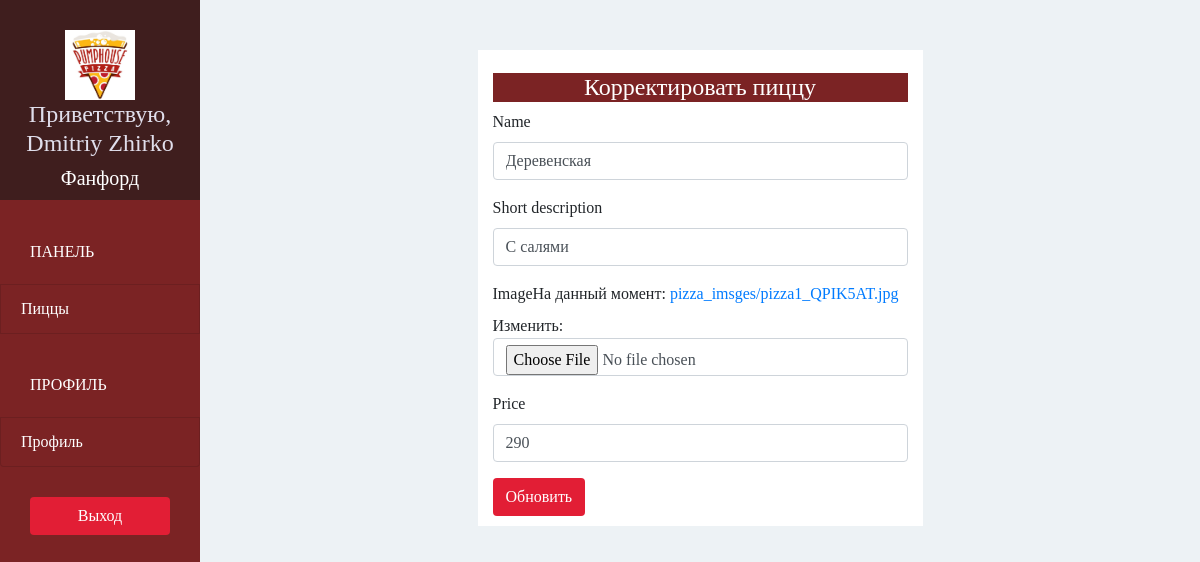
The app's page /pizzashop/pizza/edit/2/ (signed in) with its own data.
### pizzashop/models.py (models this page shows, shortened)
class PizzaShop(models.Model):
    owner = models.OneToOneField(User, on_delete=models.CASCADE, related_name='pizzashop')
    name = models.CharField(max_length=30, verbose_name='Имя')
    phone = models.CharField(max_length=30, verbose_name='Телефон')
    address = models.CharField(max_length=30, verbose_name='Адрес')
    logo = models.ImageField(upload_to='pizzashop_logo/', blank=False, verbose_name='Логотип:')

class Pizza(models.Model):
    pizzashop = models.ForeignKey(PizzaShop, on_delete=models.CASCADE)
    name = models.CharField(max_length=30,)
    short_description = models.CharField(max_length=100)
    image = models.ImageField(upload_to='pizza_imsges/', blank=False)
    price = models.IntegerField(default=0)

### pizzashop/views.py (the view)
# urls.py: re_path(r'^pizzashop/pizza/edit/(?P<pizza_id>\d+)/$', views.pizzashop_edit_pizza, name='pizzashop-edit-pizza'),
@login_required(login_url='/pizzashop/sign-in/')
def pizzashop_edit_pizza(request, pizza_id):
    form = PizzaForm(instance=Pizza.objects.get(id=pizza_id))
    if request.method == 'POST':
        form = PizzaForm(request.POST, request.FILES, instance=Pizza.objects.get(id=pizza_id))
        if form.is_valid():
            pizza = form.save()
            return redirect(pizzashop_pizza)
    return render(request, 'pizzashop/edit_pizza.html', context={'form': form})

### pizzashop/forms.py
class PizzaForm(forms.ModelForm):
    class Meta:
        model = Pizza
        exclude = ('pizzashop',)

### pizzashop/templates/pizzashop/edit_pizza.html (shortened to what this page needs)
{% extends 'pizzashop/base.html' %}
{% load bootstrap4 %}
{% block page %}
<div class="row">
    <div class="col-lg-6 offset-lg-3">
        <div class="my-container">
            <div class="panel">
                <div class="panel-heading bg-ruby">
                    <h4 class="panel-title text-center text-white">
                        Корректировать пиццу
                    </h4>
                </div>
                <div class="panel-body">
                    <form method="POST" enctype="multipart/form-data">
                        {% bootstrap_form form %}
                        <button class="btn btn-red" type="submit">Обновить</button>
                    </form>
                </div>
            </div>
        </div>
    </div>
</div>
{% endblock %}

### pizzashop/templates/pizzashop/base.html (shortened to what this page needs)
{% extends 'base.html' %}
{% block sidebar %}
{% url 'pizzashop-pizza' as pizzashop_pizza_url %}
{% url 'pizzashop-account' as pizzashop_account_url %}
    <div class="text-center">
        <img class="img-circle" src="{{ MEDIA_URL }}{{ request.user.pizzashop.logo }}" alt="" width="70" height="70">
        <h4>Приветствую, {{ request.user.get_full_name }}</h4>
        <h5>{{ request.user.pizzashop.name }}</h5>
    </div>
    <div class="list-group">
        <span class="text-uppercase">Панель</span>
        <a href="{% url 'pizzashop-pizza' %}"
           class="list-group-item {% if request.path == pizzashop_pizza_url %} active{% endif %}">Пиццы</a>
        <span class="text-uppercase">Профиль</span>
        <a href="{% url 'pizzashop-account' %}"
           class="list-group-item {% if request.path == pizzashop_account_url %} active {% endif %}">
            Профиль</a>
    </div>
    <div class="text-center">
        <a href="{% url 'sign-out' %}?next={{ request.path }}" class="btn btn-red">Выход</a>
    </div>
{% endblock %}

### pizzashop/static/css/style.css (style rules this page uses)
body { font-family: 'Playfair Display', serif; padding-top: 50px; background-color: #EDF2F5; overflow: auto; }
.bg-ruby { background-color : #7B2324; }
.text-white { color: white; }
.btn-red { color: white; background-color: #E21E35; }
.sidebar >div:first-child { padding: 30px 0 10px; font-weight: bold; font-size: 14px; background-color: #3F1E1E; }
.sidebar > div:first-child > h4 { color: #e0deeb; }
.sidebar > div:first-child > h5 { color: #fff; margin: 0; }
.sidebar .list-group { padding: 0; background-color: #7B2324; }
.sidebar .list-group > span { color: white; display: block; margin-top: 20px; padding: 20px 30px; font-size: 16px; font-weight: 300; }
.list-group-item { background-color: #7B2324; color: white; }
.sidebar > div:last-child { padding: 30px; }
.sidebar > div:last-child .btn { width: 100%; }
.my-container { background-color: white; padding: 3px 15px 10px 15px; }
.content .panel { border: none; }
.panel-title { margin-top: 20px; }

### records on screen
Pizza: name "Деревенская", short_description "С салями", price "290"

### other values on screen
{{ request.user.get_full_name }} "Dmitriy Zhirko"
{{ request.user.pizzashop.name }} "Фанфорд"
